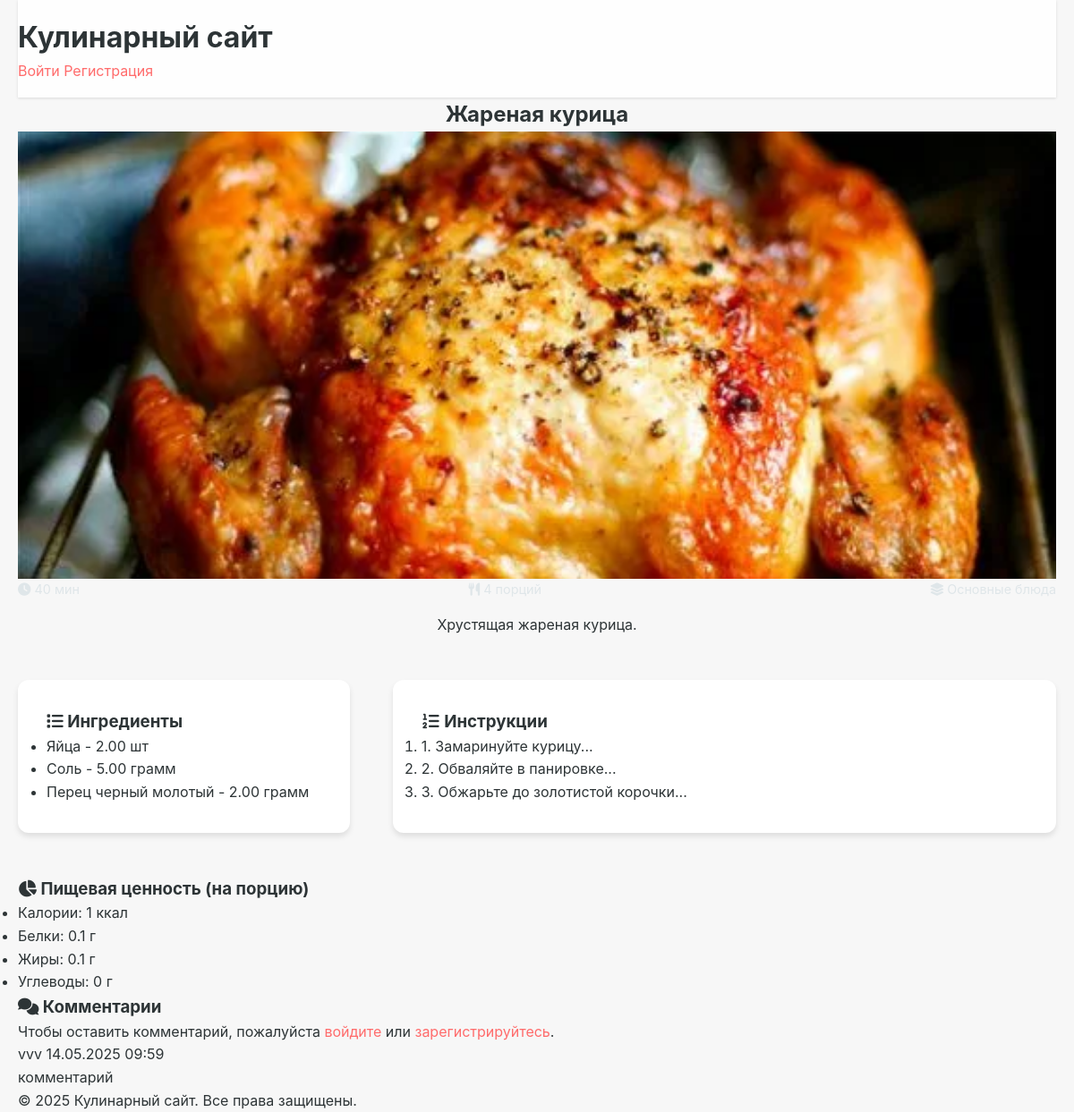
/recipe.php?id=2, run on the app's committed database.
### tables this page shows
CREATE TABLE `recipes` (
  `recipe_id` int NOT NULL,
  `category_id` int NOT NULL,
  `recipe_name` varchar(255) NOT NULL,
  `description` text,
  `instructions` text NOT NULL,
  `prep_time` int DEFAULT NULL,
  `cook_time` int DEFAULT NULL,
  `servings` int DEFAULT NULL,
  `user_id` int NOT NULL,
  `image_url` varchar(255) DEFAULT NULL,
  `created_at` timestamp NULL DEFAULT CURRENT_TIMESTAMP
);

CREATE TABLE `recipe_ingredients` (
  `recipe_id` int NOT NULL,
  `ingredient_id` int NOT NULL,
  `quantity` decimal(10,2) NOT NULL
);

CREATE TABLE `ingredients` (
  `ingredient_id` int NOT NULL,
  `ingredient_name` varchar(255) NOT NULL,
  `description` text,
  `unit` varchar(50) DEFAULT NULL,
  `calories` decimal(10,2) DEFAULT NULL COMMENT 'Ккал на 100г',
  `protein` decimal(10,2) DEFAULT NULL COMMENT 'Белки (г)',
  `fat` decimal(10,2) DEFAULT NULL COMMENT 'Жиры (г)',
  `carbs` decimal(10,2) DEFAULT NULL COMMENT 'Углеводы (г)'
);

CREATE TABLE `comments` (
  `comment_id` int NOT NULL,
  `recipe_id` int NOT NULL,
  `user_id` int NOT NULL,
  `comment_text` text NOT NULL,
  `created_at` timestamp NULL DEFAULT CURRENT_TIMESTAMP
);

CREATE TABLE `users` (
  `user_id` int NOT NULL,
  `username` varchar(255) NOT NULL,
  `password` varchar(255) NOT NULL,
  `email` varchar(255) NOT NULL,
  `created_at` timestamp NULL DEFAULT CURRENT_TIMESTAMP
);

### recipe.php (the view, shortened to what this page needs)
<?php
require_once 'config.php';
$recipe_id = (int)$_GET['id'];
$stmt = $pdo->prepare("
    SELECT r.*, c.category_name
    FROM recipes r
    JOIN categories c ON r.category_id = c.category_id
    WHERE r.recipe_id = ?
");
$stmt->execute([$recipe_id]);
$recipe = $stmt->fetch();
$ingredients = $pdo->prepare("
    SELECT i.*, ri.quantity
    FROM recipe_ingredients ri
    JOIN ingredients i ON ri.ingredient_id = i.ingredient_id
    WHERE ri.recipe_id = ?
");
$ingredients->execute([$recipe_id]);
$ingredients = $ingredients->fetchAll();
$comments = $pdo->prepare("
    SELECT c.*, u.username
    FROM comments c
    JOIN users u ON c.user_id = u.user_id
    WHERE c.recipe_id = ?
    ORDER BY c.created_at DESC
");
$comments->execute([$recipe_id]);
$comments = $comments->fetchAll();
$nutrition = $pdo->prepare("
    SELECT
        SUM((i.calories * ri.quantity / 100)) AS total_calories,
        SUM((i.protein * ri.quantity / 100)) AS total_protein,
        SUM((i.fat * ri.quantity / 100)) AS total_fat,
        SUM((i.carbs * ri.quantity / 100)) AS total_carbs,
        r.servings
    FROM recipes r
    JOIN recipe_ingredients ri ON r.recipe_id = ri.recipe_id
    JOIN ingredients i ON ri.ingredient_id = i.ingredient_id
    WHERE r.recipe_id = ?
    GROUP BY r.recipe_id
");
$nutrition->execute([$recipe_id]);
$nutrition = $nutrition->fetch();
?>
<!DOCTYPE html>
<html lang="ru">
<head>
    <link rel="stylesheet" href="https://cdnjs.cloudflare.com/ajax/libs/font-awesome/6.0.0/css/all.min.css">
    <link rel="stylesheet" href="css/style.css">
</head>
<body>
    <div class="container">
        <header>
            <h1>Кулинарный сайт</h1>
            <nav>
                <?php if (isset($_SESSION['user_id'])): ?>
                    <span>Привет, <?= htmlspecialchars($_SESSION['username']) ?></span>
                    <a href="index.php">На главную</a>
                    <a href="logout.php">Выйти</a>
                <?php else: ?>
                    <a href="login.php">Войти</a>
                    <a href="register.php">Регистрация</a>
                <?php endif; ?>
            </nav>
        </header>
        <main>
            <article class="recipe">
                <div class="recipe-header">
                    <h2><?= htmlspecialchars($recipe['recipe_name']) ?></h2>
                    <?php if (!empty($recipe['image_url'])): ?>
                        <img src="<?= htmlspecialchars($recipe['image_url']) ?>"
                             alt="<?= htmlspecialchars($recipe['recipe_name']) ?>"
                             class="recipe-image">
                    <?php endif; ?>
                    <div class="recipe-meta">
                        <span><i class="fas fa-clock"></i> <?= ($recipe['prep_time'] + $recipe['cook_time']) ?> мин</span>
                        <span><i class="fas fa-utensils"></i> <?= $recipe['servings'] ?> порций</span>
                        <span><i class="fas fa-layer-group"></i> <?= htmlspecialchars($recipe['category_name']) ?></span>
                    </div>
                    <?php if (!empty($recipe['description'])): ?>
                        <p class="recipe-description"><?= nl2br(htmlspecialchars($recipe['description'])) ?></p>
                    <?php endif; ?>
                </div>
                <div class="recipe-details">
                    <section class="ingredients">
                        <h3><i class="fas fa-list"></i> Ингредиенты</h3>
                        <ul>
                            <?php foreach ($ingredients as $ingredient): ?>
                                <li>
                                    <?= htmlspecialchars($ingredient['ingredient_name']) ?> -
                                    <?= $ingredient['quantity'] ?>
                                    <?= htmlspecialchars($ingredient['unit'] ?? 'г') ?>
                                </li>
                            <?php endforeach; ?>
                        </ul>
                    </section>
                    <section class="instructions">
                        <h3><i class="fas fa-list-ol"></i> Инструкции</h3>
                        <ol>
                            <?php
                            $steps = array_filter(explode("\n", $recipe['instructions']));
                            foreach ($steps as $step):
                            ?>
                                <li><?= nl2br(htmlspecialchars(trim($step))) ?></li>
                            <?php endforeach; ?>
                        </ol>
                    </section>
                </div>
                <?php if ($nutrition): ?>
                <div class="nutrition-info">
                    <h3><i class="fas fa-chart-pie"></i> Пищевая ценность (на порцию)</h3>
                    <ul>
                        <li>Калории: <?= round($nutrition['total_calories'] / $nutrition['servings']) ?> ккал</li>
                        <li>Белки: <?= round($nutrition['total_protein'] / $nutrition['servings'], 1) ?> г</li>
                        <li>Жиры: <?= round($nutrition['total_fat'] / $nutrition['servings'], 1) ?> г</li>
                        <li>Углеводы: <?= round($nutrition['total_carbs'] / $nutrition['servings'], 1) ?> г</li>
                    </ul>
                </div>
                <?php endif; ?>
            </article>
            <section class="comments">
                <h3><i class="fas fa-comments"></i> Комментарии</h3>
                <?php if (isset($_SESSION['user_id'])): ?>
                <form method="POST" class="comment-form">
                    <textarea name="comment_text" placeholder="Ваш комментарий..." required></textarea>
                    <button type="submit"><i class="fas fa-paper-plane"></i> Отправить</button>
                </form>
                <?php else: ?>
                <p class="auth-notice">Чтобы оставить комментарий, пожалуйста <a href="login.php">войдите</a> или <a href="register.php">зарегистрируйтесь</a>.</p>
                <?php endif; ?>
                <div class="comments-list">
                    <?php if (!empty($comments)): ?>
                        <?php foreach ($comments as $comment): ?>
                        <div class="comment">
                            <div class="comment-header">
                                <span class="comment-author"><?= htmlspecialchars($comment['username']) ?></span>
                                <span class="comment-date"><?= date('d.m.Y H:i', strtotime($comment['created_at'])) ?></span>
                            </div>
                            <div class="comment-text"><?= nl2br(htmlspecialchars($comment['comment_text'])) ?></div>
                        </div>
                        <?php endforeach; ?>
                    <?php else: ?>
                        <p class="no-comments">Пока нет комментариев. Будьте первым!</p>
                    <?php endif; ?>
                </div>
            </section>
        </main>
        <footer>
            <p>&copy; <?= date('Y') ?> Кулинарный сайт. Все права защищены.</p>
        </footer>
    </div>
</body>
</html>

### css/style.css (style rules this page uses)
:root { --primary: #FF6B6B; --primary-dark: #FF5252; --secondary: #4ECDC4; --accent: #FFE66D; --dark: #2D3436; --light: #F7F7F7; --white: #FFFFFF; --gray: #DFE6E9; --text: #2D3436; --border-radius: 12px; --shadow-sm: 0 1px 3px rgba(0,0,0,0.12); --shadow-md: 0 4px 6px rgba(0,0,0,0.1); --shadow-lg: 0 10px 25px rgba(0,0,0,0.1); --transition: all 0.4s cubic-bezier(0.22, 1, 0.36, 1); }
* { margin: 0; padding: 0; box-sizing: border-box; }
body { font-family: 'Inter', -apple-system, BlinkMacSystemFont, sans-serif; line-height: 1.6; color: var(--text); background-color: var(--light); min-height: 100vh; display: flex; flex-direction: column; -webkit-font-smoothing: antialiased; }
a { text-decoration: none; color: var(--primary); transition: var(--transition); position: relative; }
a::after { content: ''; position: absolute; bottom: -2px; left: 0; width: 0; height: 2px; background: var(--primary); transition: var(--transition); }
.container { width: 100%; max-width: 1200px; margin: 0 auto; padding: 0 20px; }
header { background-color: var(--white); box-shadow: var(--shadow-sm); padding: 1rem 0; position: sticky; top: 0; z-index: 100; backdrop-filter: blur(10px); background-color: rgba(255, 255, 255, 0.85); }
.recipe-meta { display: flex; justify-content: space-between; color: var(--gray); font-size: 0.9rem; margin-bottom: 1rem; }
.recipe-header { margin-bottom: 3rem; text-align: center; }
.recipe-image { width: 100%; max-height: 500px; object-fit: cover; display: block; }
.recipe-details { display: grid; grid-template-columns: 1fr 2fr; gap: 3rem; margin: 3rem 0; }
.ingredients, .instructions { background: var(--white); padding: 2rem; border-radius: var(--border-radius); box-shadow: var(--shadow-md); }

### data on the page
recipes: recipe_name "Жареная курица", image_url (picture), description "Хрустящая жареная курица.", instructions "1. Замаринуйте курицу...", instructions "2. Обваляйте в панировке...", instructions "3. Обжарьте до золотистой корочки..."
recipe_ingredients: ingredient.ingredient_name "Яйца", quantity "2.00", ingredient.unit "шт"
recipe_ingredients: ingredient.ingredient_name "Соль", quantity "5.00", ingredient.unit "грамм"
recipe_ingredients: ingredient.ingredient_name "Перец черный молотый", quantity "2.00", ingredient.unit "грамм"
comments: user.username "vvv", created_at "14.05.2025 09:59", comment_text "комментарий"

### other printed values
$nutrition['total_calories'] / $nutrition['servings'] "1"
$nutrition['total_protein'] / $nutrition['servings'] "0.1"
$nutrition['total_fat'] / $nutrition['servings'] "0.1"
$nutrition['total_carbs'] / $nutrition['servings'] "0"
